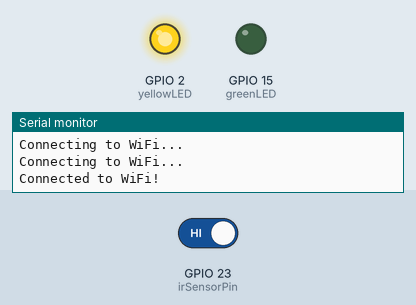
This sketch was run on a simulated ESP32. On the bench: output pins drawn as LEDs (lit = HIGH), the last lines printed to the serial monitor. The inputs (shaded band) are chosen by the test bench; at power-on: GPIO 23 (irSensorPin) HIGH. WiFi joins after 1.5 s; servers stay silent unless stated.

Above: at 3.2 s.
3.3 s: GPIO 23 (irSensorPin) driven LOW
At 4.5 s:
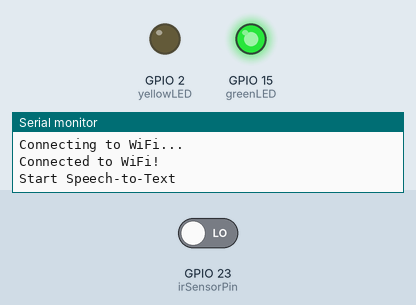
4.8 s: GPIO 23 (irSensorPin) driven HIGH
At 5.7 s:
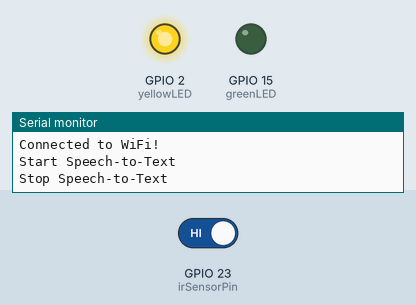
Timing chart, 0 to 7.8 s (numbered marks = the images above; inputs shaded):
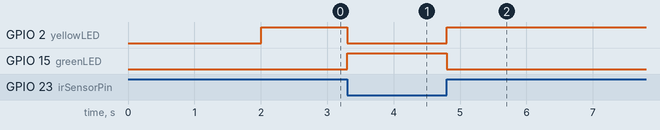

Measured:
- after the input at 3.3 s, GPIO 2 (yellowLED): HIGH → LOW at once; GPIO 15 (greenLED): LOW → HIGH at once
- after the input at 4.8 s, GPIO 2 (yellowLED): LOW → HIGH at once; GPIO 15 (greenLED): HIGH → LOW at once

The sketch:

stt_esp32.ino
```cpp
#include <WiFi.h>
#include <WebSocketsServer.h>

const char* ssid = "afrasiyab";  // Replace with your Wi-Fi SSID
const char* password = "afra";  // Replace with your Wi-Fi password

WebSocketsServer webSocket = WebSocketsServer(81);  // WebSocket server on port 81

int irSensorPin = 23;
int yellowLED = 2;
int greenLED = 15;
bool isHandDetected = false;

void setup() {
  pinMode(irSensorPin, INPUT);
  pinMode(yellowLED, OUTPUT);
  pinMode(greenLED, OUTPUT);

  Serial.begin(115200);

  // Initialize Wi-Fi
  WiFi.begin(ssid, password);
  while (WiFi.status() != WL_CONNECTED) {
    delay(1000);
    Serial.println("Connecting to WiFi...");
  }
  Serial.println("Connected to WiFi!");

  // Start WebSocket server
  webSocket.begin();
  webSocket.onEvent(webSocketEvent);

  digitalWrite(yellowLED, HIGH);
  digitalWrite(greenLED, LOW);
}

void loop() {
  int sensorState = digitalRead(irSensorPin);
  webSocket.loop();  // Check for WebSocket events

  if (sensorState == LOW && !isHandDetected) {
    // Hand detected, start speech-to-text
    Serial.println("Start Speech-to-Text");
    digitalWrite(greenLED, HIGH);
    digitalWrite(yellowLED, LOW);

    webSocket.broadcastTXT("Start Speech-to-Text");
    isHandDetected = true;
    delay(100);
  } else if (sensorState == HIGH && isHandDetected) {
    // Hand no longer detected, stop speech-to-text
    Serial.println("Stop Speech-to-Text");
    digitalWrite(greenLED, LOW);
    digitalWrite(yellowLED, HIGH);

    webSocket.broadcastTXT("Stop Speech-to-Text");
    isHandDetected = false;
    delay(100);
  }
}

// WebSocket event handler
void webSocketEvent(uint8_t num, WStype_t type, uint8_t * payload, size_t length) {
  // Handle WebSocket events (optional)
}
```
